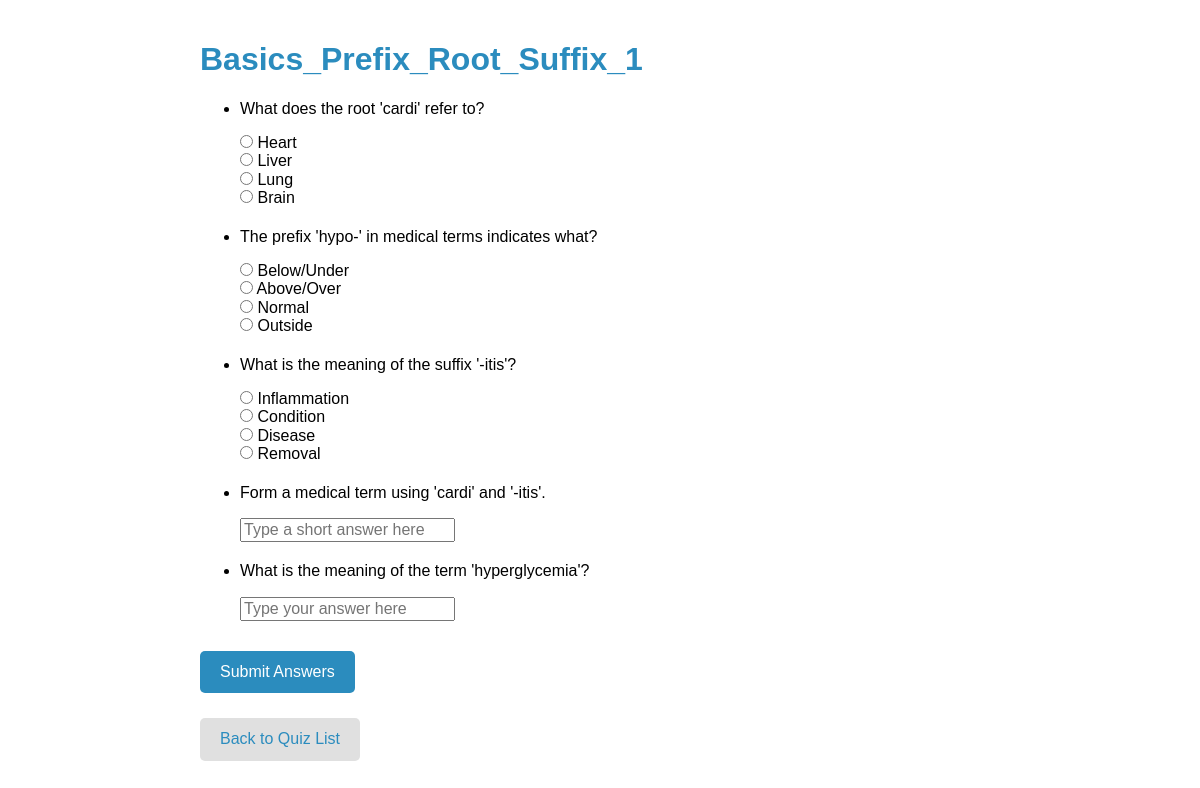
/assessments/14/, run on the app's committed database.
### assessments/models.py (models this page shows, shortened)
class Quiz(models.Model):
    title = models.CharField(max_length=100)

class Question(models.Model):
    QUESTION_TYPES = [
        ("MCQ", "Multiple Choice"),
        ("FIB", "Fill-in-the-Blank"),
        ("TF", "True/False"),
        ("SA", "Short Answer"),
        ("MQ", "Matching Questions"),
        ("OQ", "Ordering Questions"),
    ]
    quiz = models.ForeignKey(Quiz, on_delete=models.CASCADE)
    question_text = CKEditor5Field(
        config_name="default"
    )  # Changed to CKEditor5Field for rich text
    question_type = models.CharField(max_length=20, choices=QUESTION_TYPES)
    image = models.ImageField(
        upload_to="question_images/", blank=True, null=True
    )  # New field for images

class Option(models.Model):
    question = models.ForeignKey(Question, on_delete=models.CASCADE)
    option_text = models.CharField(max_length=100)
    is_correct = models.BooleanField(default=False)

### assessments/views.py (the view, shortened to what this page needs)
# urls.py: path("<int:quiz_id>/", views.quiz_detail, name="quiz_detail"),
def quiz_detail(request, quiz_id):
    quiz = get_object_or_404(Quiz, id=quiz_id)
    questions = quiz.question_set.all()
    for question in questions:
        question.option_count = question.option_set.count()
    return render(
        request, "assessments/quiz_detail.html", {"quiz": quiz, "questions": questions}
    )

### assessments/templates/assessments/quiz_detail.html (shortened to what this page needs)
{% load static %}
<!DOCTYPE html>
<html lang="en">
  <head>
    <link
      rel="stylesheet"
      href="https://cdnjs.cloudflare.com/ajax/libs/normalize/8.0.1/normalize.min.css"
    />
    <link rel="stylesheet" href="{% static 'css/styles.css' %}" />
  </head>
  <body>
    <h1>{{ quiz.title }}</h1>
    <div id="quiz-form-container">
      <form
        method="post"
        hx-post="{% url 'submit_quiz' quiz.id %}"
        hx-target="#quiz-form-container"
        hx-swap="outerHTML"
        enctype="multipart/form-data"
      >
        <ul>
          {% for question in questions %}
          <li class="question-container">
            <p>{{ question.question_text|safe }}</p>
             {% if question.question_type == "MCQ" %}
            {% for option in question.option_set.all %}
            <label>
              <input
                type="radio"
                name="answer_{{ question.id }}"
                value="{{ option.id }}"
              />
              {{ option.option_text }} </label
            ><br />
            {% endfor %} {% elif question.question_type == "FIB" %}
            <input
              type="text"
              name="answer_{{ question.id }}"
              placeholder="Type your answer here"
            />
            {% elif question.question_type == "SA" %}
            <input
              type="text"
              name="answer_{{ question.id }}"
              placeholder="Type a short answer here"
            />
            {% endif %}
          </li>
          {% endfor %}
        </ul>
        <div class="button-container">
          <button type="submit" class="submit-button">Submit Answers</button>
          <a href="{% url 'home' %}" class="back-button">Back to Quiz List</a>
        </div>
      </form>
    </div>
  </body>
</html>

### assessments/templates/assessments/quiz_detail.html (style rules this page uses)
body { font-family: Arial, sans-serif; padding: 20px; max-width: 800px; margin: auto; }
h1 { color: #2b8cbe; }
.question-container { margin-bottom: 20px; }
.submit-button { padding: 12px 20px; background-color: #2b8cbe; color: white; border: none; border-radius: 5px; cursor: pointer; margin-bottom: 10px; }
.back-button { display: inline-block; padding: 12px 20px; background-color: #e0e0e0; color: #2b8cbe; text-decoration: none; border-radius: 5px; text-align: center; }
.button-container { margin-top: 30px; display: flex; flex-direction: column; gap: 15px; align-items: flex-start; }

### data on the page
Quiz: title "Basics_Prefix_Root_Suffix_1"
Question: question_text "What does the root 'cardi' refer to?"
Option: option_text "Heart"
Option: option_text "Liver"
Option: option_text "Lung"
Option: option_text "Brain"
Question: question_text "The prefix 'hypo-' in medical terms indicates what?"
Option: option_text "Below/Under"
Option: option_text "Above/Over"
Option: option_text "Normal"
Option: option_text "Outside"
Question: question_text "What is the meaning of the suffix '-itis'?"
Option: option_text "Inflammation"
Option: option_text "Condition"
Option: option_text "Disease"
Option: option_text "Removal"
Question: question_text "Form a medical term using 'cardi' and '-itis'."
Question: question_text "What is the meaning of the term 'hyperglycemia'?"
